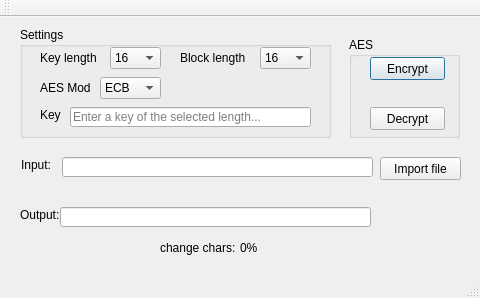
<?xml version="1.0" encoding="UTF-8"?>
<ui version="4.0">
 <class>MainWin</class>
 <widget class="QMainWindow" name="MainWin">
  <property name="geometry">
   <rect>
    <x>0</x>
    <y>0</y>
    <width>480</width>
    <height>298</height>
   </rect>
  </property>
  <property name="sizePolicy">
   <sizepolicy hsizetype="Expanding" vsizetype="Expanding">
    <horstretch>0</horstretch>
    <verstretch>0</verstretch>
   </sizepolicy>
  </property>
  <property name="maximumSize">
   <size>
    <width>480</width>
    <height>427</height>
   </size>
  </property>
  <property name="mouseTracking">
   <bool>false</bool>
  </property>
  <property name="focusPolicy">
   <enum>Qt::ClickFocus</enum>
  </property>
  <property name="windowTitle">
   <string>Qt AES</string>
  </property>
  <property name="windowIcon">
   <iconset resource="resimg.qrc">
    <normaloff>:/icon/images/locker1.png</normaloff>:/icon/images/locker1.png</iconset>
  </property>
  <widget class="QWidget" name="centralWidget">
   <widget class="QLabel" name="label_keyLen">
    <property name="geometry">
     <rect>
      <x>40</x>
      <y>30</y>
      <width>61</width>
      <height>21</height>
     </rect>
    </property>
    <property name="text">
     <string>Key length</string>
    </property>
   </widget>
   <widget class="QLabel" name="label_mode">
    <property name="geometry">
     <rect>
      <x>40</x>
      <y>60</y>
      <width>51</width>
      <height>21</height>
     </rect>
    </property>
    <property name="text">
     <string>AES Mode</string>
    </property>
   </widget>
   <widget class="QGroupBox" name="groupBox_settings">
    <property name="geometry">
     <rect>
      <x>20</x>
      <y>10</y>
      <width>311</width>
      <height>111</height>
     </rect>
    </property>
    <property name="title">
     <string>Settings</string>
    </property>
   </widget>
   <widget class="QComboBox" name="comboBox_mode">
    <property name="geometry">
     <rect>
      <x>100</x>
      <y>60</y>
      <width>61</width>
      <height>22</height>
     </rect>
    </property>
    <property name="cursor">
     <cursorShape>OpenHandCursor</cursorShape>
    </property>
    <item>
     <property name="text">
      <string>ECB</string>
     </property>
    </item>
    <item>
     <property name="text">
      <string>CBC</string>
     </property>
    </item>
    <item>
     <property name="text">
      <string>CFB</string>
     </property>
    </item>
   </widget>
   <widget class="QLabel" name="label_key">
    <property name="geometry">
     <rect>
      <x>40</x>
      <y>90</y>
      <width>21</width>
      <height>16</height>
     </rect>
    </property>
    <property name="text">
     <string>Key</string>
    </property>
   </widget>
   <widget class="QLineEdit" name="lineEdit_key">
    <property name="geometry">
     <rect>
      <x>70</x>
      <y>90</y>
      <width>241</width>
      <height>20</height>
     </rect>
    </property>
    <property name="focusPolicy">
     <enum>Qt::StrongFocus</enum>
    </property>
    <property name="placeholderText">
     <string>Enter a key of the selected length...</string>
    </property>
   </widget>
   <widget class="QPushButton" name="Btn_encrypt">
    <property name="geometry">
     <rect>
      <x>370</x>
      <y>40</y>
      <width>75</width>
      <height>23</height>
     </rect>
    </property>
    <property name="cursor">
     <cursorShape>PointingHandCursor</cursorShape>
    </property>
    <property name="text">
     <string>Encrypt</string>
    </property>
    <property name="shortcut">
     <string>Ctrl+E</string>
    </property>
    <property name="autoDefault">
     <bool>false</bool>
    </property>
    <property name="default">
     <bool>true</bool>
    </property>
    <property name="flat">
     <bool>false</bool>
    </property>
   </widget>
   <widget class="QPushButton" name="Btn_decrypt">
    <property name="geometry">
     <rect>
      <x>370</x>
      <y>90</y>
      <width>75</width>
      <height>23</height>
     </rect>
    </property>
    <property name="cursor">
     <cursorShape>PointingHandCursor</cursorShape>
    </property>
    <property name="text">
     <string>Decrypt</string>
    </property>
    <property name="shortcut">
     <string>Ctrl+D</string>
    </property>
   </widget>
   <widget class="QComboBox" name="comboBox_keyLen">
    <property name="geometry">
     <rect>
      <x>110</x>
      <y>30</y>
      <width>51</width>
      <height>22</height>
     </rect>
    </property>
    <property name="cursor">
     <cursorShape>OpenHandCursor</cursorShape>
    </property>
    <item>
     <property name="text">
      <string>16</string>
     </property>
    </item>
    <item>
     <property name="text">
      <string>24</string>
     </property>
    </item>
    <item>
     <property name="text">
      <string>32</string>
     </property>
    </item>
   </widget>
   <widget class="QLabel" name="label_input">
    <property name="geometry">
     <rect>
      <x>21</x>
      <y>140</y>
      <width>36</width>
      <height>16</height>
     </rect>
    </property>
    <property name="text">
     <string>Input:</string>
    </property>
   </widget>
   <widget class="QLabel" name="label">
    <property name="geometry">
     <rect>
      <x>20</x>
      <y>190</y>
      <width>41</width>
      <height>16</height>
     </rect>
    </property>
    <property name="text">
     <string>Output:</string>
    </property>
   </widget>
   <widget class="QGroupBox" name="groupBox">
    <property name="geometry">
     <rect>
      <x>349</x>
      <y>20</y>
      <width>111</width>
      <height>101</height>
     </rect>
    </property>
    <property name="title">
     <string>AES</string>
    </property>
   </widget>
   <widget class="QLabel" name="label_blockLen">
    <property name="geometry">
     <rect>
      <x>180</x>
      <y>30</y>
      <width>81</width>
      <height>21</height>
     </rect>
    </property>
    <property name="text">
     <string>Block length</string>
    </property>
   </widget>
   <widget class="QComboBox" name="comboBox_blockLen">
    <property name="geometry">
     <rect>
      <x>260</x>
      <y>30</y>
      <width>51</width>
      <height>22</height>
     </rect>
    </property>
    <property name="cursor">
     <cursorShape>OpenHandCursor</cursorShape>
    </property>
    <item>
     <property name="text">
      <string>16</string>
     </property>
    </item>
    <item>
     <property name="text">
      <string>24</string>
     </property>
    </item>
    <item>
     <property name="text">
      <string>32</string>
     </property>
    </item>
   </widget>
   <widget class="QLabel" name="label_2">
    <property name="geometry">
     <rect>
      <x>160</x>
      <y>220</y>
      <width>81</width>
      <height>21</height>
     </rect>
    </property>
    <property name="text">
     <string>change chars:</string>
    </property>
   </widget>
   <widget class="QLabel" name="label_percentage">
    <property name="geometry">
     <rect>
      <x>240</x>
      <y>220</y>
      <width>51</width>
      <height>21</height>
     </rect>
    </property>
    <property name="text">
     <string>0%</string>
    </property>
   </widget>
   <widget class="QPushButton" name="Btn_file">
    <property name="geometry">
     <rect>
      <x>380</x>
      <y>140</y>
      <width>81</width>
      <height>23</height>
     </rect>
    </property>
    <property name="text">
     <string>Import file</string>
    </property>
   </widget>
   <widget class="QLineEdit" name="lineEdit_input">
    <property name="geometry">
     <rect>
      <x>62</x>
      <y>140</y>
      <width>311</width>
      <height>20</height>
     </rect>
    </property>
   </widget>
   <widget class="QLineEdit" name="lineEdit_output">
    <property name="geometry">
     <rect>
      <x>60</x>
      <y>190</y>
      <width>311</width>
      <height>20</height>
     </rect>
    </property>
    <property name="readOnly">
     <bool>true</bool>
    </property>
   </widget>
   <zorder>groupBox_settings</zorder>
   <zorder>groupBox</zorder>
   <zorder>label_keyLen</zorder>
   <zorder>label_mode</zorder>
   <zorder>comboBox_mode</zorder>
   <zorder>label_key</zorder>
   <zorder>lineEdit_key</zorder>
   <zorder>Btn_encrypt</zorder>
   <zorder>Btn_decrypt</zorder>
   <zorder>comboBox_keyLen</zorder>
   <zorder>label_input</zorder>
   <zorder>label</zorder>
   <zorder>label_blockLen</zorder>
   <zorder>comboBox_blockLen</zorder>
   <zorder>label_2</zorder>
   <zorder>label_percentage</zorder>
   <zorder>Btn_file</zorder>
   <zorder>lineEdit_input</zorder>
   <zorder>lineEdit_output</zorder>
  </widget>
  <widget class="QMenuBar" name="menuBar">
   <property name="geometry">
    <rect>
     <x>0</x>
     <y>0</y>
     <width>480</width>
     <height>23</height>
    </rect>
   </property>
  </widget>
  <widget class="QToolBar" name="mainToolBar">
   <attribute name="toolBarArea">
    <enum>TopToolBarArea</enum>
   </attribute>
   <attribute name="toolBarBreak">
    <bool>false</bool>
   </attribute>
  </widget>
  <widget class="QStatusBar" name="statusBar"/>
 </widget>
 <layoutdefault spacing="6" margin="11"/>
 <resources>
  <include location="resimg.qrc"/>
 </resources>
 <connections/>
</ui>
